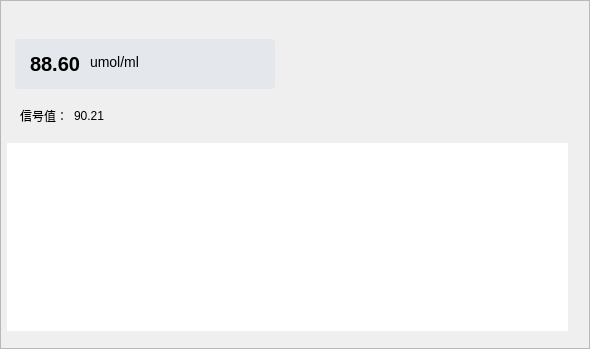
  <widget class="QFrame" name="ResultFrame">
   <property name="geometry">
    <rect>
     <x>50</x>
     <y>100</y>
     <width>590</width>
     <height>349</height>
    </rect>
   </property>
   <property name="minimumSize">
    <size>
     <width>590</width>
     <height>349</height>
    </size>
   </property>
   <property name="maximumSize">
    <size>
     <width>590</width>
     <height>349</height>
    </size>
   </property>
   <property name="styleSheet">
    <string notr="true">QFrame#ResultFrame
{
	border:1px solid #a4a4a4;
}</string>
   </property>
   <property name="frameShape">
    <enum>QFrame::StyledPanel</enum>
   </property>
   <property name="frameShadow">
    <enum>QFrame::Raised</enum>
   </property>
   <widget class="QFrame" name="ResValAndUnitFrame">
    <property name="geometry">
     <rect>
      <x>15</x>
      <y>39</y>
      <width>260</width>
      <height>50</height>
     </rect>
    </property>
    <property name="minimumSize">
     <size>
      <width>260</width>
      <height>50</height>
     </size>
    </property>
    <property name="maximumSize">
     <size>
      <width>260</width>
      <height>50</height>
     </size>
    </property>
    <property name="styleSheet">
     <string notr="true">background-color:#e4e7ec;
border-radius:3px;</string>
    </property>
    <property name="frameShape">
     <enum>QFrame::StyledPanel</enum>
    </property>
    <property name="frameShadow">
     <enum>QFrame::Raised</enum>
    </property>
    <layout class="QHBoxLayout" name="horizontalLayout_23">
     <property name="spacing">
      <number>10</number>
     </property>
     <property name="leftMargin">
      <number>15</number>
     </property>
     <property name="topMargin">
      <number>15</number>
     </property>
     <property name="rightMargin">
      <number>0</number>
     </property>
     <property name="bottomMargin">
      <number>15</number>
     </property>
     <item>
      <widget class="QLabel" name="ResSpinbox">
       <property name="styleSheet">
        <string notr="true">font-size:20px;
font-weight:bold;</string>
       </property>
       <property name="text">
        <string>88.60</string>
       </property>
      </widget>
     </item>
     <item>
      <widget class="QLabel" name="ResUnitLab">
       <property name="styleSheet">
        <string notr="true">font-size:14px;</string>
       </property>
       <property name="text">
        <string>umol/ml</string>
       </property>
       <property name="alignment">
        <set>Qt::AlignLeading|Qt::AlignLeft|Qt::AlignTop</set>
       </property>
      </widget>
     </item>
     <item>
      <spacer name="horizontalSpacer_23">
       <property name="orientation">
        <enum>Qt::Horizontal</enum>
       </property>
       <property name="sizeHint" stdset="0">
        <size>
         <width>118</width>
         <height>17</height>
        </size>
       </property>
      </spacer>
     </item>
    </layout>
   </widget>
   <widget class="QTextEdit" name="result_status">
    <property name="geometry">
     <rect>
      <x>7</x>
      <y>143</y>
      <width>561</width>
      <height>188</height>
     </rect>
    </property>
    <property name="styleSheet">
     <string notr="true">background:white;
border:none;</string>
    </property>
    <property name="readOnly">
     <bool>true</bool>
    </property>
   </widget>
   <widget class="QLabel" name="RawDataValLab">
    <property name="geometry">
     <rect>
      <x>102</x>
      <y>90</y>
      <width>428</width>
      <height>40</height>
     </rect>
    </property>
    <property name="text">
     <string/>
    </property>
   </widget>
   <widget class="QWidget" name="layoutWidget">
    <property name="geometry">
     <rect>
      <x>20</x>
      <y>100</y>
      <width>567</width>
      <height>32</height>
     </rect>
    </property>
    <layout class="QHBoxLayout" name="horizontalLayout_17">
     <item>
      <widget class="QLabel" name="SigValNameLab">
       <property name="minimumSize">
        <size>
         <width>0</width>
         <height>30</height>
        </size>
       </property>
       <property name="text">
        <string>信号值：</string>
       </property>
      </widget>
     </item>
     <item>
      <widget class="QLabel" name="SigValLab">
       <property name="minimumSize">
        <size>
         <width>0</width>
         <height>30</height>
        </size>
       </property>
       <property name="text">
        <string>90.21</string>
       </property>
      </widget>
     </item>
     <item>
      <spacer name="horizontalSpacer_17">
       <property name="orientation">
        <enum>Qt::Horizontal</enum>
       </property>
       <property name="sizeHint" stdset="0">
        <size>
         <width>40</width>
         <height>20</height>
        </size>
       </property>
      </spacer>
     </item>
    </layout>
   </widget>
  </widget>
